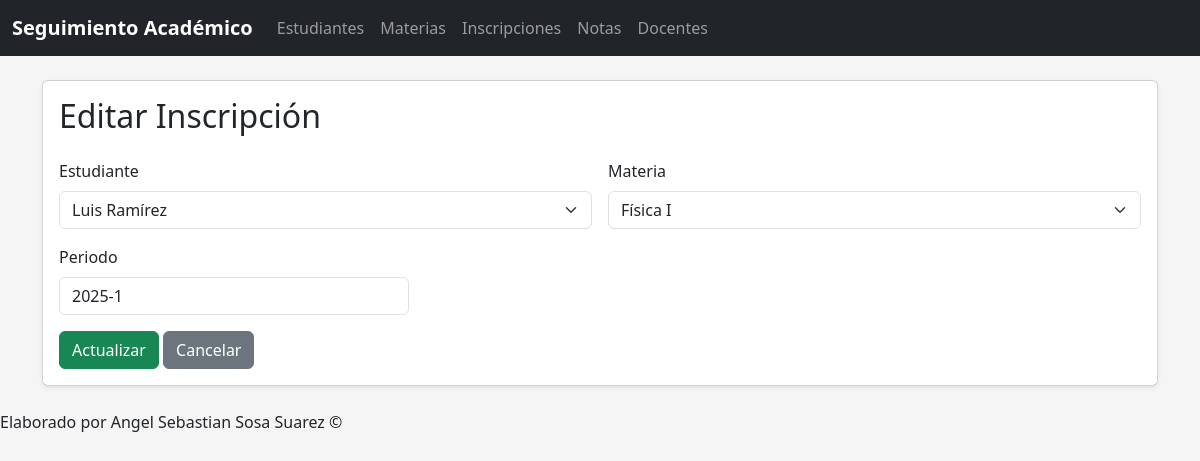
Page /Aplicacion/public/index.php?url=inscripciones/editar/2 on the committed database.
### tables this page shows
CREATE TABLE `inscripciones` (
  `id` int(11) NOT NULL,
  `estudiante_id` int(11) NOT NULL,
  `materia_id` int(11) NOT NULL,
  `periodo` varchar(20) NOT NULL,
  `fecha_inscripcion` date DEFAULT curdate(),
  `created_at` timestamp NOT NULL DEFAULT current_timestamp(),
  `updated_at` timestamp NOT NULL DEFAULT current_timestamp() ON UPDATE current_timestamp()
);

CREATE TABLE `estudiantes` (
  `id` int(11) NOT NULL,
  `codigo` varchar(20) NOT NULL,
  `nombre` varchar(100) NOT NULL,
  `apellido` varchar(100) NOT NULL,
  `email` varchar(100) DEFAULT NULL,
  `telefono` varchar(20) DEFAULT NULL,
  `fecha_nacimiento` date DEFAULT NULL,
  `created_at` timestamp NOT NULL DEFAULT current_timestamp(),
  `updated_at` timestamp NOT NULL DEFAULT current_timestamp() ON UPDATE current_timestamp()
);

CREATE TABLE `materias` (
  `id` int(11) NOT NULL,
  `codigo` varchar(20) NOT NULL,
  `nombre` varchar(150) NOT NULL,
  `descripcion` text DEFAULT NULL,
  `docente_id` int(11) DEFAULT NULL,
  `created_at` timestamp NOT NULL DEFAULT current_timestamp(),
  `updated_at` timestamp NOT NULL DEFAULT current_timestamp() ON UPDATE current_timestamp()
);

### Aplicacion/controllers/InscripcionController.php (called while the page is built, shortened)
<?php
require_once __DIR__ . "/../models/InscripcionModel.php";
require_once __DIR__ . "/../models/EstudianteModel.php";
require_once __DIR__ . "/../models/MateriaModel.php";
class InscripcionController {
    public function editar($params) {
        $modeloIns = new InscripcionModel();
        $modeloEst = new EstudianteModel();
        $modeloMat = new MateriaModel();
        $id = isset($params['id']) ? (int)$params['id'] : 0;
        $inscripcion = $modeloIns->getById($id);
        $estudiantes = $modeloEst->getAll();
        $materias    = $modeloMat->getAll();
        require __DIR__ . "/../views/inscripciones/edit.php";
    }
}

### Aplicacion/public/index.php (called while the page is built, shortened)
<?php
require_once "../config/conexion.php";
require_once "../controllers/InscripcionController.php";
$url = isset($_GET['url']) ? $_GET['url'] : "";
$partes = explode("/", $url);
$metodo         = isset($partes[1]) ? $partes[1] : "index";
$params = array_merge($_GET, $_POST);
if (isset($partes[2]) && $partes[2] !== '') {
    $params['id'] = $partes[2];
}
$controladorObj = new $nombreControlador();
$controladorObj->$metodo($params);

### Aplicacion/config/conexion.php (called while the page is built)
<?php
class Conexion {
    public static function conectar() {
        $host = "localhost";
        $db   = "seguimiento_academico";
        $user = "root";
        $pass = "";
        $charset = "utf8mb4";
        $dsn = "mysql:host=$host;dbname=$db;charset=$charset";
        try {
            $pdo = new PDO($dsn, $user, $pass);
            $pdo->setAttribute(PDO::ATTR_ERRMODE, PDO::ERRMODE_EXCEPTION);
            return $pdo;
        } catch (PDOException $e) {
            die("Error de conexión: " . $e->getMessage());
        }
    }
}

### Aplicacion/models/EstudianteModel.php (called while the page is built, shortened)
<?php
require_once dirname(__DIR__) . "/config/conexion.php";
class EstudianteModel {
    private $db;
    public function __construct() {
        $this->db = Conexion::conectar();
    }
    public function getAll() {
        $sql = "SELECT * FROM estudiantes ORDER BY id DESC";
        $stmt = $this->db->query($sql);
        return $stmt->fetchAll(PDO::FETCH_ASSOC);
    }
}

### Aplicacion/models/InscripcionModel.php (called while the page is built, shortened)
<?php
require_once dirname(__DIR__) . "/config/conexion.php";
class InscripcionModel {
    private $db;
    public function __construct() {
        $this->db = Conexion::conectar();
    }
    public function getById($id) {
        $sql = "SELECT i.*,
                       e.nombre AS estudiante_nombre,
                       e.apellido AS estudiante_apellido,
                       m.nombre AS materia_nombre
                FROM inscripciones i
                JOIN estudiantes e ON i.estudiante_id = e.id
                JOIN materias m ON i.materia_id = m.id
                WHERE i.id = ?";
        $stmt = $this->db->prepare($sql);
        $stmt->execute([$id]);
        return $stmt->fetch(PDO::FETCH_ASSOC);
    }
}

### Aplicacion/models/MateriaModel.php (called while the page is built, shortened)
<?php
require_once dirname(__DIR__) . "/config/conexion.php";
class MateriaModel {
    private $db;
    public function __construct() {
        $this->db = Conexion::conectar();
    }
    public function getAll() {
        $sql = "SELECT m.*, d.nombre AS docente_nombre, d.apellido AS docente_apellido
                FROM materias m
                LEFT JOIN docentes d ON m.docente_id = d.id
                ORDER BY m.id DESC";
        return $this->db->query($sql)->fetchAll(PDO::FETCH_ASSOC);
    }
}

### Aplicacion/views/inscripciones/edit.php (the view, shortened to what this page needs)
<?php include_once __DIR__ . "/../layouts/header.php"; ?>
<div class="card shadow-sm">
    <div class="card-body">
        <h2 class="card-title mb-4">Editar Inscripción</h2>
        <form action="<?= $baseUrl ?>?url=inscripciones/actualizar" method="POST" class="row g-3">
            <div class="col-md-6">
                <label class="form-label">Estudiante</label>
                <select name="estudiante_id" class="form-select" required>
                    <?php foreach ($estudiantes as $e): ?>
                        <option value="<?= $e['id'] ?>"
                            <?= ($e['id'] == $inscripcion['estudiante_id']) ? 'selected' : '' ?>>
                            <?= htmlspecialchars($e['nombre'] . ' ' . ($e['apellido'] ?? '')) ?>
                        </option>
                    <?php endforeach; ?>
                </select>
            </div>
            <div class="col-md-6">
                <label class="form-label">Materia</label>
                <select name="materia_id" class="form-select" required>
                    <?php foreach ($materias as $m): ?>
                        <option value="<?= $m['id'] ?>"
                            <?= ($m['id'] == $inscripcion['materia_id']) ? 'selected' : '' ?>>
                            <?= htmlspecialchars($m['nombre']) ?>
                        </option>
                    <?php endforeach; ?>
                </select>
            </div>
            <div class="col-md-4">
                <label class="form-label">Periodo</label>
                <input type="text" name="periodo"
                       value="<?= htmlspecialchars($inscripcion['periodo'] ?? '') ?>"
                       class="form-control">
            </div>
            <div class="col-12 mt-3">
                <button type="submit" class="btn btn-success">
                    Actualizar
                </button>
                <a href="<?= $baseUrl ?>?url=inscripciones" class="btn btn-secondary">
                    Cancelar
                </a>
            </div>
        </form>
    </div>
</div>
<?php include_once __DIR__ . "/../layouts/footer.php"; ?>

### Aplicacion/views/layouts/header.php (style rules this page uses)
body { background-color: #f5f5f5; }
h2 { margin-bottom: 1rem; }

### rows in the picture
inscripciones: estudiante_id "Luis Ramírez", materia_id "Física I", periodo "2025-1"
